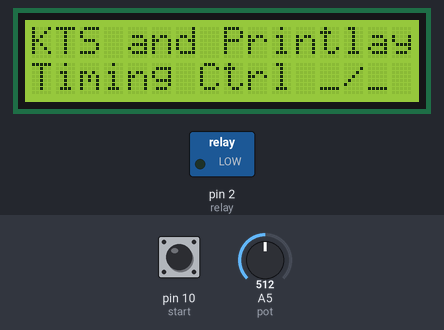
A sketch run on a simulated Arduino Uno, built with avr-gcc and run on an emulated ATmega328P. On the bench: 16×2 character LCD, switched loads named in the sketch (green lamp = pin HIGH). Inputs (shaded band) come from the test bench; at power-on: pin 10 (start) HIGH, A5 (pot) = 512. What the sketch prints to the serial monitor is not drawn.

Above: at 0.1 s.
At 2.2 s:
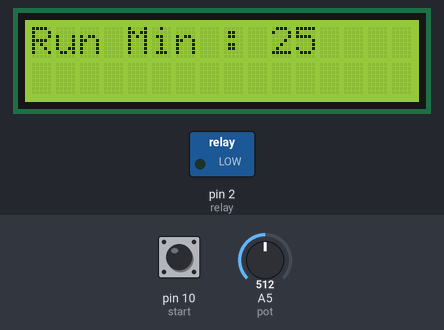
2.3 s: pin 10 (start) pulled LOW for 0.15 s
At 2.9 s:
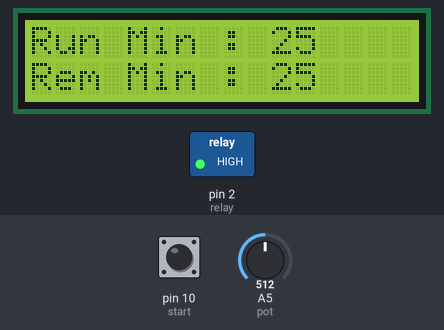
Timing chart, 0 to 5.3 s (numbered marks = the images above; inputs shaded):
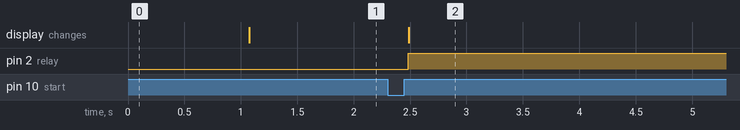

The sketch:

timer_based_systen_reset.ino
```cpp
// include the library code:
#include <LiquidCrystal.h>
#include<EEPROM.h>
// initialize the library by associating any needed LCD interface pin
// with the arduino pin number it is connected to
const int rs = 4, en = 3, d4 = 5, d5 = 6, d6 = 7, d7 = 8;
LiquidCrystal lcd(rs, en, d4, d5, d6, d7);


int start = 10;
//int set =  9;
int relay = 2;
#define pot A5

//int set_flag;
int run_flag;
//int eeprom_value;

//int remaining;
int minutes;

int oldValue;
int newValue;
boolean StartbuttonWasLow = false;         // variable flag for when the pushbutton goes low
//boolean SetbuttonWasLow = false;         // variable flag for when the pushbutton goes low


void setup() {

//set_flag = 1;
run_flag = 1;

  pinMode(start,INPUT);
//  pinMode(set,INPUT);
  pinMode(relay,OUTPUT);
  pinMode(pot,INPUT);

  Serial.begin(9600);
  // set up the LCD's number of columns and rows:
  lcd.begin(16, 2);
  // Print a message to the LCD.
  lcd.setCursor(0,0);
  lcd.print("KTS and Printlay");
  lcd.setCursor(0,1);
  lcd.print("Timing Ctrl _/_");
  delay(1000);
  lcd.clear();
  Serial.print("Hello");
  oldValue = 0;
}

void loop() {
    digitalWrite(relay,LOW);
    Serial.print("old Vaue : ");
    Serial.print(oldValue);
    Serial.print(minutes);
    int value = analogRead(pot);
    int minutes = map(value,1,1023,1,50);
    newValue = minutes;
    Serial.print("new Vaue : ");
    Serial.println(newValue);
    if(newValue != oldValue){
    lcd.setCursor(11,0);
    lcd.print("   ");
    Serial.print("Changed state");
    lcd.setCursor(0,0);
    lcd.print("Run Min : ");
    lcd.setCursor(10,0);
    lcd.print(minutes);
    Serial.println(minutes);
    delay(50);

    oldValue = minutes;
    }


    if(digitalRead(start) == LOW){
    StartbuttonWasLow = true;
    }

      if (digitalRead(start) == HIGH && StartbuttonWasLow)  {
      StartbuttonWasLow = false;
      run(minutes);
    }


}

  int run(int timer){
     for(int i= 0;i<=timer;i++){
      Serial.print("Minutes");
      Serial.println(timer);
      digitalWrite(relay,HIGH);
      lcd.setCursor(0,0);
      lcd.print("Run Min : ");
      lcd.setCursor(10,0);
      lcd.print(timer);
      lcd.setCursor(0,1);
      lcd.print("Rem Min : ");
      lcd.setCursor(10,1);
      lcd.print(timer - i);
      delay(60000);

//      delay(1000);
      lcd.setCursor(11,1);
      lcd.print(" ");
      lcd.setCursor(12,1);
      lcd.print(" ");
    }

    lcd.clear();
    lcd.setCursor(0,1);
    lcd.print("Job_Finished");
    digitalWrite(relay,LOW);
    delay(100);
    exit;
    }
```

Measured:
- after the input at 2.3 s, pin 2 (relay): LOW → HIGH after 0.18 s; the display: changes after 0.19 s (image 2)
